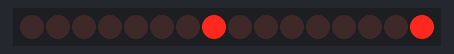
Simulated run of this sketch. Board: Arduino Uno, built with avr-gcc and run on an emulated ATmega328P. Shown: 16 shift-register outputs drawn as a row of LEDs (first output left, lit = HIGH). Wiring (inferred from the names in the program): 2 × shift register (74HC595): data pin 3; shift clock pin 2; latch pin 1. Wiring (inferred from the signals the program sends): row of LEDs: on Q0, Q1, Q2, Q3, Q4, Q5, Q6, Q7, Q8, Q9, Q10, Q11, Q12, Q13, Q14, Q15.

Above: at 0.05 s.
At 0.35 s:
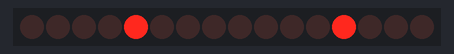
At 0.75 s:
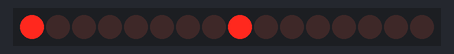
At 1.45 s:
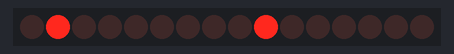
At 2.15 s:
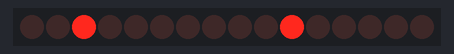
At 2.85 s:
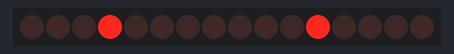
Timing chart, 0 to 3.1 s (numbered marks = the images above):
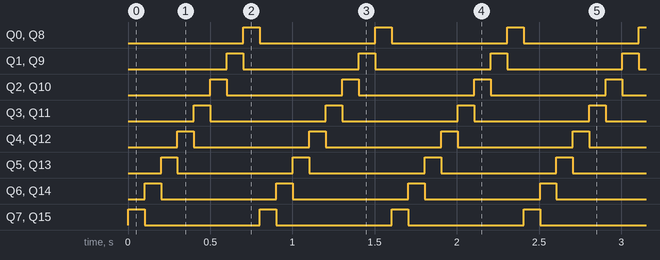

Measured:
- by itself, Q0–15: alternates HIGH for 0.10 s and LOW for 0.70 s
- by itself, everything shown: repeats every 0.80 s, in 8 steps

The sketch:

MatrixMadeEZTest.ino
```cpp
// PROJECT  :MatrixMadeEZ
// PURPOSE  :Demo program of the MatrixMadeEZ Device (original design by H. Reed)
// AUTHOR   :C. D'Arcy
// DATE     :2018 09 15
// uC       :328
// STATUS   :Working
// REFERENCE:https://cdn-shop.adafruit.com/datasheets/1079datasheet.pdf
// NOTES    :Place a Voltage Divider (pot?) on the DM pin for dimming (Knight Light?)
uint8_t vcc = 4;
uint8_t data = 3;        // DA: SER IN (Serial Input)
uint8_t clk = 2;         // CK: SRCK (Shift Register cloCK)
uint8_t latch = 1;       // LA: RCK (Register Clock)
uint8_t colData = 0x01;   // with both colData and rowData = 0x01,
uint8_t rowData = 0x01;  // ...only the top left LED should light up

void setup() {
  pinMode(data, OUTPUT);      //
  pinMode(clk, OUTPUT);       //
  pinMode(latch, OUTPUT);     //
  pinMode(vcc, OUTPUT);
  digitalWrite(vcc, HIGH);
}

void loop() {
  digitalWrite(latch, LOW);
  shiftOut(data, clk, LSBFIRST, colData);
  shiftOut(data, clk, LSBFIRST, rowData);
  digitalWrite(latch, HIGH);
  delay(100);
  rowData = rowData == 0x80 ? rowData = 0x01 : rowData << 1;
  colData = rowData;
}
```
